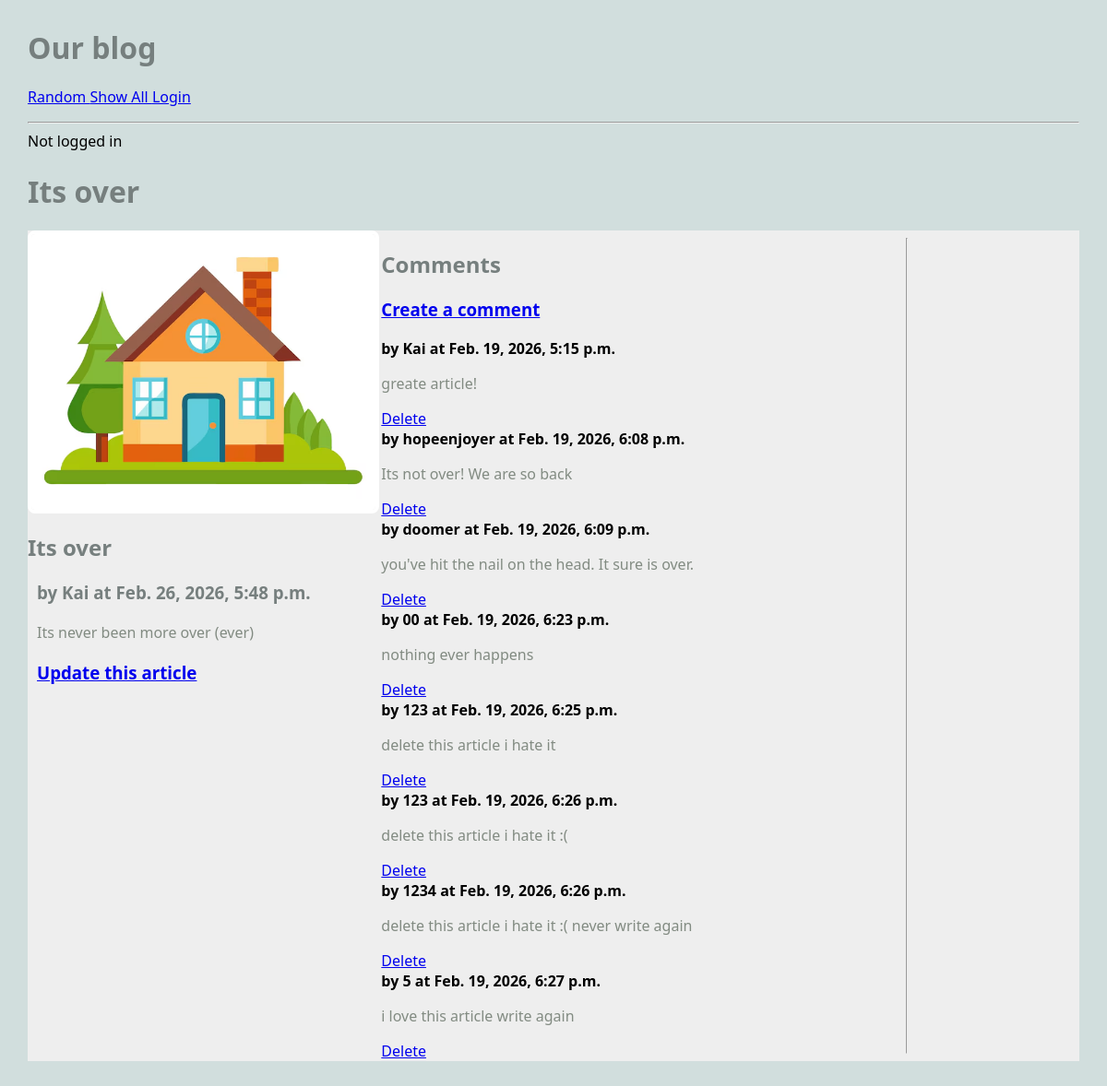
/blog/article/3, run on an earlier commit of the app's database.
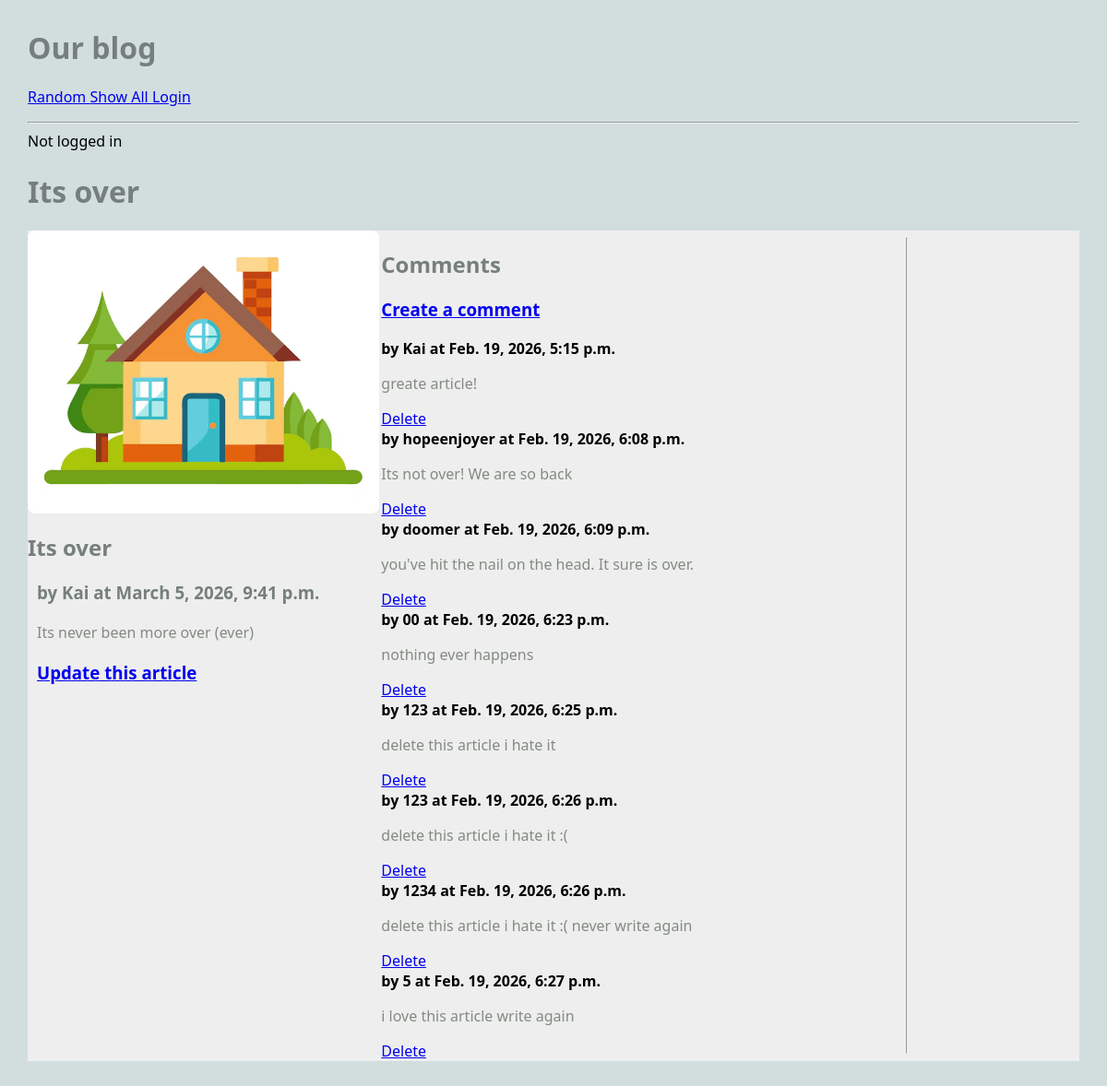
And on a later commit of the database.
### blog/models.py (models this page shows, shortened)
class Article(models.Model):
    title = models.TextField(blank=True)
    author = models.TextField(blank=True)
    text = models.TextField(blank=True)
    published = models.DateTimeField(auto_now=True)
    image_file = models.ImageField(blank=True)
    user = models.ForeignKey(User, on_delete=models.CASCADE, null=True, blank=True)
    def get_all_comments(self):
        comments = Comment.objects.filter(article=self)
        return comments

### blog/views.py (the view)
# urls.py: path('article/<int:pk>', ArticleView.as_view(), name='article' ),
class ArticleView(DetailView):
    model = Article
    template_name = "blog/article.html"
    context_object_name = 'article'

### blog/templates/blog/article.html
{% extends 'blog/base.html' %} {% block content%}
<h1>{{ article.title }}</h1>
<main class="grid-container">
  <article>
    {% if article.image_file %}
    <img src="{{article.image_file.url}}" alt="" />
    {% endif %}
    <div>
      <h2>{{ article.title }}</h2>
      <h3>by {{ article.author }} at {{ article.published }}</h3>
      <p>{{ article.text }}</p>
    </div>
    <h3>
      <a href="{% url 'update_article' article.pk %}">Update this article</a>
    </h3>
  </article>
  <div>
    <h2>Comments</h2>
    <h3>
      <a href="{% url 'create_comment' article.pk %}">Create a comment</a>
    </h3>
    {% for comment in article.get_all_comments %}
    <div>
      <strong> by {{ comment.author }} at {{ comment.published }}</strong>
      <p>{{ comment.text }}</p>
      <a href="{% url 'delete_comment' comment.pk %}">Delete</a>
    </div>
    {% endfor %}
  </div>
  <hr />
</main>
{% endblock %}

What changed in the data, as far as the page shows it:
changed Article "Its over": published "Feb. 26, 2026, 5:48 p.m." → "March 5, 2026, 9:41 p.m."
